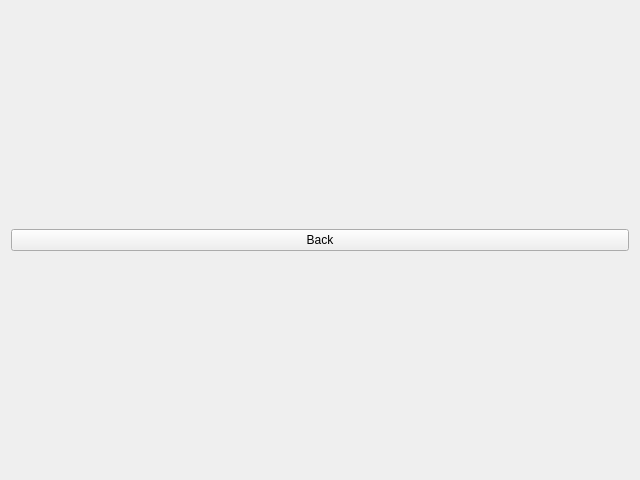
<?xml version="1.0" encoding="UTF-8"?>
<ui version="4.0">
 <class>MenuNotLogin</class>
 <widget class="QWidget" name="MenuNotLogin">
  <property name="geometry">
   <rect>
    <x>0</x>
    <y>0</y>
    <width>640</width>
    <height>480</height>
   </rect>
  </property>
  <property name="windowTitle">
   <string>AiLaTrieuPhu - MenuNotLogin</string>
  </property>
  <layout class="QGridLayout" name="gridLayout">
   <item row="0" column="0">
    <widget class="QPushButton" name="backBtn">
     <property name="text">
      <string>Back</string>
     </property>
    </widget>
   </item>
  </layout>
 </widget>
 <resources/>
 <connections/>
</ui>
